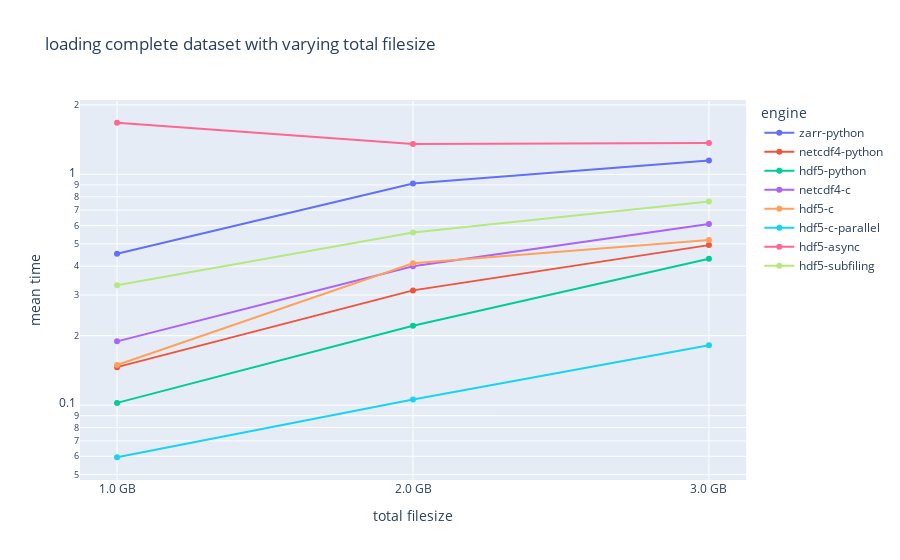
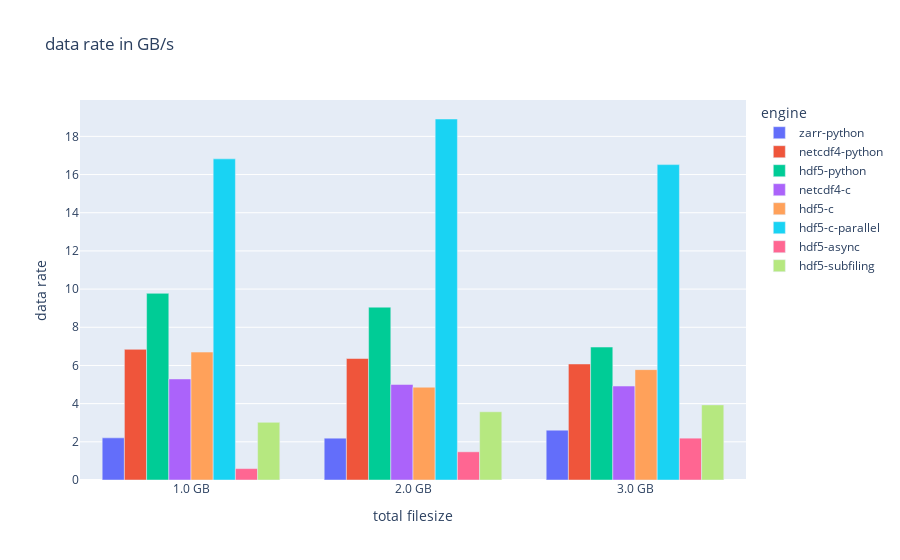
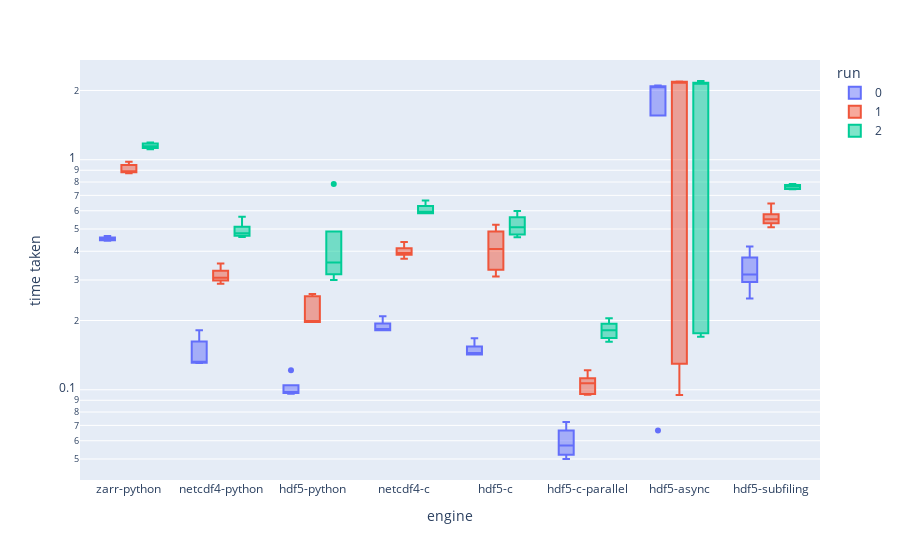
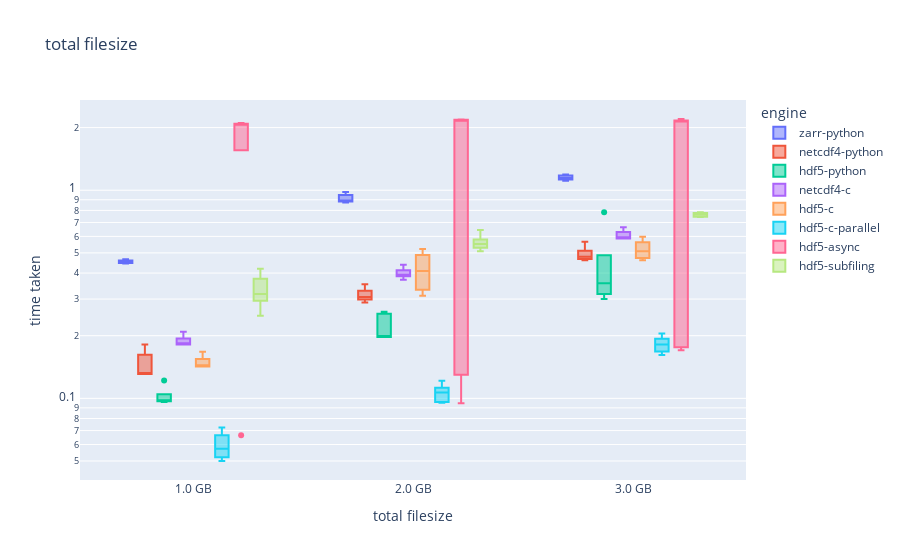

Notebook code for these charts, in order:
### Code cell
import plotly.express as px 
import numpy as np

df = df_bench 


# plot development in time taken by chunksize
filter = df["format"].drop_duplicates(ignore_index=True)
smth = pd.DataFrame()
for format in filter:
    mask = df["format"].values == format
    df_format = df[mask]
    
    mean =  df_format["time taken"].mean()
    str_filesize = df_format["total filesize"].iat[0]
    filesize = float(str_filesize.split()[0])
    unit = f"{str_filesize.split()[1]}/s"

    data_rate = filesize / mean
    
    tmp = pd.DataFrame(data=[{"mean time": mean, "format": format, "engine": df_format["engine"].iat[0], "run": df_format["run"].iat[0], "total filesize": df_format["total filesize"].iat[0], "data rate": data_rate, "unit":unit}])
    smth = pd.concat([smth, tmp], ignore_index=True)

fig = px.line(data_frame=smth, log_y=True, x="total filesize", y="mean time", color="engine", markers=True, hover_data=["format"], title="loading complete dataset with varying total filesize")
fig.show()

unit = smth["unit"].iat[0]
fig = px.bar(data_frame=smth, x="total filesize", y="data rate", color="engine", barmode='group', hover_data=["format"], title=f"data rate in {unit}")
fig.show()

# plot runs by engine
fig = px.box(data_frame=df, log_y=True, x="engine", y="time taken", color="run", hover_data=["format", "filesize per chunk"])
fig.show()

# plot formats by chunksize
fig = px.box(data_frame=df, log_y=True, x="total filesize", y="time taken", color="engine", hover_data=["format", "filesize per chunk"], title="total filesize")
fig.show()

filter = df["engine"].drop_duplicates(ignore_index=True)

for engine in filter:
    
    mask = df["engine"].values == engine
    df_engine = df[mask]
    fig =  fig = px.box(data_frame=df_engine, log_y=True, x="engine", y="time taken", color="total filesize",)
    fig.show()


filter = df["run"].drop_duplicates(ignore_index=True)

fig = px.violin(data_frame=df, log_x=True, x="time taken", y="format", color="engine")
fig.show()

for engine in filter:
    
    mask = df["run"].values == engine
    fig = px.box(data_frame=df[mask], log_y=True, x="engine", y="time taken", color="total filesize", points="all",)
    #fig.show()
    
    fig = px.violin(data_frame=df[mask], log_x=True, x="time taken", y="total filesize", color="engine")
    fig.show()

### Figure 1 — Plotly figure (JSON) as saved in the notebook; plotly's stock layout.template omitted (floating-point values rounded to 4 significant figures)
{"data": [{"customdata": [["zarr-python-[134217728]-[]"], ["zarr-python-[268435456]-[]"], ["zarr-python-[402653184]-[]"]], "hovertemplate": "engine=zarr-python<br>total filesize=%{x}<br>mean time=%{y}<br>format=%{customdata[0]}<extra></extra>", "legendgroup": "zarr-python", "line": {"color": "#636efa", "dash": "solid"}, "marker": {"symbol": "circle"}, "mode": "lines+markers", "name": "zarr-python", "orientation": "v", "showlegend": true, "type": "scatter", "x": ["1.0 GB", "2.0 GB", "3.0 GB"], "xaxis": "x", "y": [0.4529, 0.9131, 1.149], "yaxis": "y"}, {"customdata": [["netcdf4-python-[134217728]-[]"], ["netcdf4-python-[268435456]-[]"], ["netcdf4-python-[402653184]-[]"]], "hovertemplate": "engine=netcdf4-python<br>total filesize=%{x}<br>mean time=%{y}<br>format=%{customdata[0]}<extra></extra>", "legendgroup": "netcdf4-python", "line": {"color": "#EF553B", "dash": "solid"}, "marker": {"symbol": "circle"}, "mode": "lines+markers", "name": "netcdf4-python", "orientation": "v", "showlegend": true, "type": "scatter", "x": ["1.0 GB", "2.0 GB", "3.0 GB"], "xaxis": "x", "y": [0.1461, 0.3142, 0.4936], "yaxis": "y"}, {"customdata": [["hdf5-python-[134217728]-[]"], ["hdf5-python-[268435456]-[]"], ["hdf5-python-[402653184]-[]"]], "hovertemplate": "engine=hdf5-python<br>total filesize=%{x}<br>mean time=%{y}<br>format=%{customdata[0]}<extra></extra>", "legendgroup": "hdf5-python", "line": {"color": "#00cc96", "dash": "solid"}, "marker": {"symbol": "circle"}, "mode": "lines+markers", "name": "hdf5-python", "orientation": "v", "showlegend": true, "type": "scatter", "x": ["1.0 GB", "2.0 GB", "3.0 GB"], "xaxis": "x", "y": [0.1023, 0.2209, 0.4308], "yaxis": "y"}, {"customdata": [["netcdf4-c-134217728-[None, None]"], ["netcdf4-c-268435456-[None, None]"], ["netcdf4-c-402653184-[None, None]"]], "hovertemplate": "engine=netcdf4-c<br>total filesize=%{x}<br>mean time=%{y}<br>format=%{customdata[0]}<extra></extra>", "legendgroup": "netcdf4-c", "line": {"color": "#ab63fa", "dash": "solid"}, "marker": {"symbol": "circle"}, "mode": "lines+markers", "name": "netcdf4-c", "orientation": "v", "showlegend": true, "type": "scatter", "x": ["1.0 GB", "2.0 GB", "3.0 GB"], "xaxis": "x", "y": [0.1889, 0.3997, 0.6096], "yaxis": "y"}, {"customdata": [["hdf5-c-134217728-[None, None]"], ["hdf5-c-268435456-[None, None]"], ["hdf5-c-402653184-[None, None]"]], "hovertemplate": "engine=hdf5-c<br>total filesize=%{x}<br>mean time=%{y}<br>format=%{customdata[0]}<extra></extra>", "legendgroup": "hdf5-c", "line": {"color": "#FFA15A", "dash": "solid"}, "marker": {"symbol": "circle"}, "mode": "lines+markers", "name": "hdf5-c", "orientation": "v", "showlegend": true, "type": "scatter", "x": ["1.0 GB", "2.0 GB", "3.0 GB"], "xaxis": "x", "y": [0.1492, 0.4115, 0.5189], "yaxis": "y"}, {"customdata": [["hdf5-c-parallel134217728-[None, None]"], ["hdf5-c-parallel268435456-[None, None]"], ["hdf5-c-parallel402653184-[None, None]"]], "hovertemplate": "engine=hdf5-c-parallel<br>total filesize=%{x}<br>mean time=%{y}<br>format=%{customdata[0]}<extra></extra>", "legendgroup": "hdf5-c-parallel", "line": {"color": "#19d3f3", "dash": "solid"}, "marker": {"symbol": "circle"}, "mode": "lines+markers", "name": "hdf5-c-parallel", "orientation": "v", "showlegend": true, "type": "scatter", "x": ["1.0 GB", "2.0 GB", "3.0 GB"], "xaxis": "x", "y": [0.05944, 0.1058, 0.1816], "yaxis": "y"}, {"customdata": [["hdf5-async-134217728-[None, None]"], ["hdf5-async-268435456-[None, None]"], ["hdf5-async-402653184-[None, None]"]], "hovertemplate": "engine=hdf5-async<br>total filesize=%{x}<br>mean time=%{y}<br>format=%{customdata[0]}<extra></extra>", "legendgroup": "hdf5-async", "line": {"color": "#FF6692", "dash": "solid"}, "marker": {"symbol": "circle"}, "mode": "lines+markers", "name": "hdf5-async", "orientation": "v", "showlegend": true, "type": "scatter", "x": ["1.0 GB", "2.0 GB", "3.0 GB"], "xaxis": "x", "y": [1.674, 1.355, 1.369], "yaxis": "y"}, {"customdata": [["hdf5-subfiling-134217728-[None, None]"], ["hdf5-subfiling-268435456-[None, None]"], ["hdf5-subfiling-402653184-[None, None]"]], "hovertemplate": "engine=hdf5-subfiling<br>total filesize=%{x}<br>mean time=%{y}<br>format=%{customdata[0]}<extra></extra>", "legendgroup": "hdf5-subfiling", "line": {"color": "#B6E880", "dash": "solid"}, "marker": {"symbol": "circle"}, "mode": "lines+markers", "name": "hdf5-subfiling", "orientation": "v", "showlegend": true, "type": "scatter", "x": ["1.0 GB", "2.0 GB", "3.0 GB"], "xaxis": "x", "y": [0.3311, 0.5596, 0.7624], "yaxis": "y"}], "layout": {"legend": {"title": {"text": "engine"}, "tracegroupgap": 0}, "title": {"text": "loading complete dataset with varying total filesize"}, "xaxis": {"anchor": "y", "domain": [0, 1], "title": {"text": "total filesize"}}, "yaxis": {"anchor": "x", "domain": [0, 1], "title": {"text": "mean time"}, "type": "log"}}}

### Figure 2 — Plotly figure (JSON) as saved in the notebook; plotly's stock layout.template omitted (floating-point values rounded to 4 significant figures)
{"data": [{"alignmentgroup": "True", "customdata": [["zarr-python-[134217728]-[]"], ["zarr-python-[268435456]-[]"], ["zarr-python-[402653184]-[]"]], "hovertemplate": "engine=zarr-python<br>total filesize=%{x}<br>data rate=%{y}<br>format=%{customdata[0]}<extra></extra>", "legendgroup": "zarr-python", "marker": {"color": "#636efa", "pattern": {"shape": ""}}, "name": "zarr-python", "offsetgroup": "zarr-python", "orientation": "v", "showlegend": true, "textposition": "auto", "type": "bar", "x": ["1.0 GB", "2.0 GB", "3.0 GB"], "xaxis": "x", "y": [2.208, 2.19, 2.611], "yaxis": "y"}, {"alignmentgroup": "True", "customdata": [["netcdf4-python-[134217728]-[]"], ["netcdf4-python-[268435456]-[]"], ["netcdf4-python-[402653184]-[]"]], "hovertemplate": "engine=netcdf4-python<br>total filesize=%{x}<br>data rate=%{y}<br>format=%{customdata[0]}<extra></extra>", "legendgroup": "netcdf4-python", "marker": {"color": "#EF553B", "pattern": {"shape": ""}}, "name": "netcdf4-python", "offsetgroup": "netcdf4-python", "orientation": "v", "showlegend": true, "textposition": "auto", "type": "bar", "x": ["1.0 GB", "2.0 GB", "3.0 GB"], "xaxis": "x", "y": [6.845, 6.365, 6.077], "yaxis": "y"}, {"alignmentgroup": "True", "customdata": [["hdf5-python-[134217728]-[]"], ["hdf5-python-[268435456]-[]"], ["hdf5-python-[402653184]-[]"]], "hovertemplate": "engine=hdf5-python<br>total filesize=%{x}<br>data rate=%{y}<br>format=%{customdata[0]}<extra></extra>", "legendgroup": "hdf5-python", "marker": {"color": "#00cc96", "pattern": {"shape": ""}}, "name": "hdf5-python", "offsetgroup": "hdf5-python", "orientation": "v", "showlegend": true, "textposition": "auto", "type": "bar", "x": ["1.0 GB", "2.0 GB", "3.0 GB"], "xaxis": "x", "y": [9.778, 9.053, 6.964], "yaxis": "y"}, {"alignmentgroup": "True", "customdata": [["netcdf4-c-134217728-[None, None]"], ["netcdf4-c-268435456-[None, None]"], ["netcdf4-c-402653184-[None, None]"]], "hovertemplate": "engine=netcdf4-c<br>total filesize=%{x}<br>data rate=%{y}<br>format=%{customdata[0]}<extra></extra>", "legendgroup": "netcdf4-c", "marker": {"color": "#ab63fa", "pattern": {"shape": ""}}, "name": "netcdf4-c", "offsetgroup": "netcdf4-c", "orientation": "v", "showlegend": true, "textposition": "auto", "type": "bar", "x": ["1.0 GB", "2.0 GB", "3.0 GB"], "xaxis": "x", "y": [5.293, 5.004, 4.921], "yaxis": "y"}, {"alignmentgroup": "True", "customdata": [["hdf5-c-134217728-[None, None]"], ["hdf5-c-268435456-[None, None]"], ["hdf5-c-402653184-[None, None]"]], "hovertemplate": "engine=hdf5-c<br>total filesize=%{x}<br>data rate=%{y}<br>format=%{customdata[0]}<extra></extra>", "legendgroup": "hdf5-c", "marker": {"color": "#FFA15A", "pattern": {"shape": ""}}, "name": "hdf5-c", "offsetgroup": "hdf5-c", "orientation": "v", "showlegend": true, "textposition": "auto", "type": "bar", "x": ["1.0 GB", "2.0 GB", "3.0 GB"], "xaxis": "x", "y": [6.7, 4.86, 5.781], "yaxis": "y"}, {"alignmentgroup": "True", "customdata": [["hdf5-c-parallel134217728-[None, None]"], ["hdf5-c-parallel268435456-[None, None]"], ["hdf5-c-parallel402653184-[None, None]"]], "hovertemplate": "engine=hdf5-c-parallel<br>total filesize=%{x}<br>data rate=%{y}<br>format=%{customdata[0]}<extra></extra>", "legendgroup": "hdf5-c-parallel", "marker": {"color": "#19d3f3", "pattern": {"shape": ""}}, "name": "hdf5-c-parallel", "offsetgroup": "hdf5-c-parallel", "orientation": "v", "showlegend": true, "textposition": "auto", "type": "bar", "x": ["1.0 GB", "2.0 GB", "3.0 GB"], "xaxis": "x", "y": [16.82, 18.91, 16.52], "yaxis": "y"}, {"alignmentgroup": "True", "customdata": [["hdf5-async-134217728-[None, None]"], ["hdf5-async-268435456-[None, None]"], ["hdf5-async-402653184-[None, None]"]], "hovertemplate": "engine=hdf5-async<br>total filesize=%{x}<br>data rate=%{y}<br>format=%{customdata[0]}<extra></extra>", "legendgroup": "hdf5-async", "marker": {"color": "#FF6692", "pattern": {"shape": ""}}, "name": "hdf5-async", "offsetgroup": "hdf5-async", "orientation": "v", "showlegend": true, "textposition": "auto", "type": "bar", "x": ["1.0 GB", "2.0 GB", "3.0 GB"], "xaxis": "x", "y": [0.5974, 1.477, 2.191], "yaxis": "y"}, {"alignmentgroup": "True", "customdata": [["hdf5-subfiling-134217728-[None, None]"], ["hdf5-subfiling-268435456-[None, None]"], ["hdf5-subfiling-402653184-[None, None]"]], "hovertemplate": "engine=hdf5-subfiling<br>total filesize=%{x}<br>data rate=%{y}<br>format=%{customdata[0]}<extra></extra>", "legendgroup": "hdf5-subfiling", "marker": {"color": "#B6E880", "pattern": {"shape": ""}}, "name": "hdf5-subfiling", "offsetgroup": "hdf5-subfiling", "orientation": "v", "showlegend": true, "textposition": "auto", "type": "bar", "x": ["1.0 GB", "2.0 GB", "3.0 GB"], "xaxis": "x", "y": [3.021, 3.574, 3.935], "yaxis": "y"}], "layout": {"barmode": "group", "legend": {"title": {"text": "engine"}, "tracegroupgap": 0}, "title": {"text": "data rate in GB/s"}, "xaxis": {"anchor": "y", "domain": [0, 1], "title": {"text": "total filesize"}}, "yaxis": {"anchor": "x", "domain": [0, 1], "title": {"text": "data rate"}}}}

### Figure 3 — Plotly figure (JSON) as saved in the notebook; plotly's stock layout.template omitted (floating-point values rounded to 4 significant figures)
{"data": [{"alignmentgroup": "True", "customdata": [["zarr-python-[134217728]-[]", "None None"], ["zarr-python-[134217728]-[]", "None None"], ["zarr-python-[134217728]-[]", "None None"], ["zarr-python-[134217728]-[]", "None None"], ["zarr-python-[134217728]-[]", "None None"], ["netcdf4-python-[134217728]-[]", "None None"], ["netcdf4-python-[134217728]-[]", "None None"], ["netcdf4-python-[134217728]-[]", "None None"], ["netcdf4-python-[134217728]-[]", "None None"], ["netcdf4-python-[134217728]-[]", "None None"], ["hdf5-python-[134217728]-[]", "None None"], ["hdf5-python-[134217728]-[]", "None None"], ["hdf5-python-[134217728]-[]", "None None"], ["hdf5-python-[134217728]-[]", "None None"], ["hdf5-python-[134217728]-[]", "None None"], ["netcdf4-c-134217728-[None, None]", "None None"], ["netcdf4-c-134217728-[None, None]", "None None"], ["netcdf4-c-134217728-[None, None]", "None None"], ["netcdf4-c-134217728-[None, None]", "None None"], ["netcdf4-c-134217728-[None, None]", "None None"], ["hdf5-c-134217728-[None, None]", "None None"], ["hdf5-c-134217728-[None, None]", "None None"], ["hdf5-c-134217728-[None, None]", "None None"], ["hdf5-c-134217728-[None, None]", "None None"], ["hdf5-c-134217728-[None, None]", "None None"], ["hdf5-c-parallel134217728-[None, None]", "None None"], ["hdf5-c-parallel134217728-[None, None]", "None None"], ["hdf5-c-parallel134217728-[None, None]", "None None"], ["hdf5-c-parallel134217728-[None, None]", "None None"], ["hdf5-c-parallel134217728-[None, None]", "None None"], ["hdf5-async-134217728-[None, None]", "None None"], ["hdf5-async-134217728-[None, None]", "None None"], ["hdf5-async-134217728-[None, None]", "None None"], ["hdf5-async-134217728-[None, None]", "None None"], ["hdf5-async-134217728-[None, None]", "None None"], ["hdf5-subfiling-134217728-[None, None]", "None None"], ["hdf5-subfiling-134217728-[None, None]", "None None"], ["hdf5-subfiling-134217728-[None, None]", "None None"], ["hdf5-subfiling-134217728-[None, None]", "None None"], ["hdf5-subfiling-134217728-[None, None]", "None None"]], "hovertemplate": "run=0<br>engine=%{x}<br>time taken=%{y}<br>format=%{customdata[0]}<br>filesize per chunk=%{customdata[1]}<extra></extra>", "legendgroup": "0", "marker": {"color": "#636efa"}, "name": "0", "notched": false, "offsetgroup": "0", "orientation": "v", "showlegend": true, "type": "box", "x": ["zarr-python", "zarr-python", "zarr-python", "zarr-python", "zarr-python", "netcdf4-python", "netcdf4-python", "netcdf4-python", "netcdf4-python", "netcdf4-python", "hdf5-python", "hdf5-python", "hdf5-python", "hdf5-python", "hdf5-python", "netcdf4-c", "netcdf4-c", "netcdf4-c", "netcdf4-c", "netcdf4-c", "hdf5-c", "hdf5-c", "hdf5-c", "hdf5-c", "hdf5-c", "hdf5-c-parallel", "hdf5-c-parallel", "hdf5-c-parallel", "hdf5-c-parallel", "hdf5-c-parallel", "hdf5-async", "hdf5-async", "hdf5-async", "hdf5-async", "hdf5-async", "hdf5-subfiling", "hdf5-subfiling", "hdf5-subfiling", "hdf5-subfiling", "hdf5-subfiling"], "x0": " ", "xaxis": "x", "y": [0.4657, 0.4476, 0.4572, 0.4441, 0.4498, 0.1812, 0.1558, 0.1317, 0.131, 0.1308, 0.097, 0.1217, 0.09779, 0.09876, 0.09611, 0.1892, 0.2089, 0.1815, 0.1838, 0.1813, 0.15, 0.1675, 0.1444, 0.1422, 0.1422, 0.06456, 0.07246, 0.05, 0.05728, 0.05291, 2.085, 2.102, 2.053, 2.063, 0.06649, 0.317, 0.309, 0.2491, 0.3607, 0.4195], "y0": " ", "yaxis": "y"}, {"alignmentgroup": "True", "customdata": [["zarr-python-[268435456]-[]", "None None"], ["zarr-python-[268435456]-[]", "None None"], ["zarr-python-[268435456]-[]", "None None"], ["zarr-python-[268435456]-[]", "None None"], ["zarr-python-[268435456]-[]", "None None"], ["netcdf4-python-[268435456]-[]", "None None"], ["netcdf4-python-[268435456]-[]", "None None"], ["netcdf4-python-[268435456]-[]", "None None"], ["netcdf4-python-[268435456]-[]", "None None"], ["netcdf4-python-[268435456]-[]", "None None"], ["hdf5-python-[268435456]-[]", "None None"], ["hdf5-python-[268435456]-[]", "None None"], ["hdf5-python-[268435456]-[]", "None None"], ["hdf5-python-[268435456]-[]", "None None"], ["hdf5-python-[268435456]-[]", "None None"], ["netcdf4-c-268435456-[None, None]", "None None"], ["netcdf4-c-268435456-[None, None]", "None None"], ["netcdf4-c-268435456-[None, None]", "None None"], ["netcdf4-c-268435456-[None, None]", "None None"], ["netcdf4-c-268435456-[None, None]", "None None"], ["hdf5-c-268435456-[None, None]", "None None"], ["hdf5-c-268435456-[None, None]", "None None"], ["hdf5-c-268435456-[None, None]", "None None"], ["hdf5-c-268435456-[None, None]", "None None"], ["hdf5-c-268435456-[None, None]", "None None"], ["hdf5-c-parallel268435456-[None, None]", "None None"], ["hdf5-c-parallel268435456-[None, None]", "None None"], ["hdf5-c-parallel268435456-[None, None]", "None None"], ["hdf5-c-parallel268435456-[None, None]", "None None"], ["hdf5-c-parallel268435456-[None, None]", "None None"], ["hdf5-async-268435456-[None, None]", "None None"], ["hdf5-async-268435456-[None, None]", "None None"], ["hdf5-async-268435456-[None, None]", "None None"], ["hdf5-async-268435456-[None, None]", "None None"], ["hdf5-async-268435456-[None, None]", "None None"], ["hdf5-subfiling-268435456-[None, None]", "None None"], ["hdf5-subfiling-268435456-[None, None]", "None None"], ["hdf5-subfiling-268435456-[None, None]", "None None"], ["hdf5-subfiling-268435456-[None, None]", "None None"], ["hdf5-subfiling-268435456-[None, None]", "None None"]], "hovertemplate": "run=1<br>engine=%{x}<br>time taken=%{y}<br>format=%{customdata[0]}<br>filesize per chunk=%{customdata[1]}<extra></extra>", "legendgroup": "1", "marker": {"color": "#EF553B"}, "name": "1", "notched": false, "offsetgroup": "1", "orientation": "v", "showlegend": true, "type": "box", "x": ["zarr-python", "zarr-python", "zarr-python", "zarr-python", "zarr-python", "netcdf4-python", "netcdf4-python", "netcdf4-python", "netcdf4-python", "netcdf4-python", "hdf5-python", "hdf5-python", "hdf5-python", "hdf5-python", "hdf5-python", "netcdf4-c", "netcdf4-c", "netcdf4-c", "netcdf4-c", "netcdf4-c", "hdf5-c", "hdf5-c", "hdf5-c", "hdf5-c", "hdf5-c", "hdf5-c-parallel", "hdf5-c-parallel", "hdf5-c-parallel", "hdf5-c-parallel", "hdf5-c-parallel", "hdf5-async", "hdf5-async", "hdf5-async", "hdf5-async", "hdf5-async", "hdf5-subfiling", "hdf5-subfiling", "hdf5-subfiling", "hdf5-subfiling", "hdf5-subfiling"], "x0": " ", "xaxis": "x", "y": [0.9795, 0.8901, 0.9377, 0.8737, 0.8845, 0.3016, 0.3537, 0.3065, 0.3205, 0.2888, 0.2606, 0.2529, 0.1969, 0.197, 0.1972, 0.3929, 0.3714, 0.3917, 0.4384, 0.404, 0.3108, 0.5217, 0.4767, 0.4093, 0.3392, 0.0962, 0.1067, 0.09514, 0.1215, 0.1092, 2.181, 0.1414, 2.187, 0.09479, 2.168, 0.5514, 0.6446, 0.5357, 0.5086, 0.5578], "y0": " ", "yaxis": "y"}, {"alignmentgroup": "True", "customdata": [["zarr-python-[402653184]-[]", "None None"], ["zarr-python-[402653184]-[]", "None None"], ["zarr-python-[402653184]-[]", "None None"], ["zarr-python-[402653184]-[]", "None None"], ["zarr-python-[402653184]-[]", "None None"], ["netcdf4-python-[402653184]-[]", "None None"], ["netcdf4-python-[402653184]-[]", "None None"], ["netcdf4-python-[402653184]-[]", "None None"], ["netcdf4-python-[402653184]-[]", "None None"], ["netcdf4-python-[402653184]-[]", "None None"], ["hdf5-python-[402653184]-[]", "None None"], ["hdf5-python-[402653184]-[]", "None None"], ["hdf5-python-[402653184]-[]", "None None"], ["hdf5-python-[402653184]-[]", "None None"], ["hdf5-python-[402653184]-[]", "None None"], ["netcdf4-c-402653184-[None, None]", "None None"], ["netcdf4-c-402653184-[None, None]", "None None"], ["netcdf4-c-402653184-[None, None]", "None None"], ["netcdf4-c-402653184-[None, None]", "None None"], ["netcdf4-c-402653184-[None, None]", "None None"], ["hdf5-c-402653184-[None, None]", "None None"], ["hdf5-c-402653184-[None, None]", "None None"], ["hdf5-c-402653184-[None, None]", "None None"], ["hdf5-c-402653184-[None, None]", "None None"], ["hdf5-c-402653184-[None, None]", "None None"], ["hdf5-c-parallel402653184-[None, None]", "None None"], ["hdf5-c-parallel402653184-[None, None]", "None None"], ["hdf5-c-parallel402653184-[None, None]", "None None"], ["hdf5-c-parallel402653184-[None, None]", "None None"], ["hdf5-c-parallel402653184-[None, None]", "None None"], ["hdf5-async-402653184-[None, None]", "None None"], ["hdf5-async-402653184-[None, None]", "None None"], ["hdf5-async-402653184-[None, None]", "None None"], ["hdf5-async-402653184-[None, None]", "None None"], ["hdf5-async-402653184-[None, None]", "None None"], ["hdf5-subfiling-402653184-[None, None]", "None None"], ["hdf5-subfiling-402653184-[None, None]", "None None"], ["hdf5-subfiling-402653184-[None, None]", "None None"], ["hdf5-subfiling-402653184-[None, None]", "None None"], ["hdf5-subfiling-402653184-[None, None]", "None None"]], "hovertemplate": "run=2<br>engine=%{x}<br>time taken=%{y}<br>format=%{customdata[0]}<br>filesize per chunk=%{customdata[1]}<extra></extra>", "legendgroup": "2", "marker": {"color": "#00cc96"}, "name": "2", "notched": false, "offsetgroup": "2", "orientation": "v", "showlegend": true, "type": "box", "x": ["zarr-python", "zarr-python", "zarr-python", "zarr-python", "zarr-python", "netcdf4-python", "netcdf4-python", "netcdf4-python", "netcdf4-python", "netcdf4-python", "hdf5-python", "hdf5-python", "hdf5-python", "hdf5-python", "hdf5-python", "netcdf4-c", "netcdf4-c", "netcdf4-c", "netcdf4-c", "netcdf4-c", "hdf5-c", "hdf5-c", "hdf5-c", "hdf5-c", "hdf5-c", "hdf5-c-parallel", "hdf5-c-parallel", "hdf5-c-parallel", "hdf5-c-parallel", "hdf5-c-parallel", "hdf5-async", "hdf5-async", "hdf5-async", "hdf5-async", "hdf5-async", "hdf5-subfiling", "hdf5-subfiling", "hdf5-subfiling", "hdf5-subfiling", "hdf5-subfiling"], "x0": " ", "xaxis": "x", "y": [1.189, 1.144, 1.111, 1.173, 1.129, 0.4796, 0.5647, 0.4612, 0.4941, 0.4686, 0.7842, 0.3885, 0.3235, 0.3002, 0.3575, 0.5942, 0.6179, 0.6646, 0.586, 0.5854, 0.4771, 0.5983, 0.5497, 0.4603, 0.5091, 0.1618, 0.2048, 0.17, 0.1815, 0.1898, 2.199, 0.1782, 0.1701, 2.146, 2.151, 0.7836, 0.7642, 0.7739, 0.7443, 0.7462], "y0": " ", "yaxis": "y"}], "layout": {"boxmode": "group", "legend": {"title": {"text": "run"}, "tracegroupgap": 0}, "margin": {"t": 60}, "xaxis": {"anchor": "y", "domain": [0, 1], "title": {"text": "engine"}}, "yaxis": {"anchor": "x", "domain": [0, 1], "title": {"text": "time taken"}, "type": "log"}}}

### Figure 4 — Plotly figure (JSON) as saved in the notebook; plotly's stock layout.template omitted (floating-point values rounded to 4 significant figures)
{"data": [{"alignmentgroup": "True", "customdata": [["zarr-python-[134217728]-[]", "None None"], ["zarr-python-[134217728]-[]", "None None"], ["zarr-python-[134217728]-[]", "None None"], ["zarr-python-[134217728]-[]", "None None"], ["zarr-python-[134217728]-[]", "None None"], ["zarr-python-[268435456]-[]", "None None"], ["zarr-python-[268435456]-[]", "None None"], ["zarr-python-[268435456]-[]", "None None"], ["zarr-python-[268435456]-[]", "None None"], ["zarr-python-[268435456]-[]", "None None"], ["zarr-python-[402653184]-[]", "None None"], ["zarr-python-[402653184]-[]", "None None"], ["zarr-python-[402653184]-[]", "None None"], ["zarr-python-[402653184]-[]", "None None"], ["zarr-python-[402653184]-[]", "None None"]], "hovertemplate": "engine=zarr-python<br>total filesize=%{x}<br>time taken=%{y}<br>format=%{customdata[0]}<br>filesize per chunk=%{customdata[1]}<extra></extra>", "legendgroup": "zarr-python", "marker": {"color": "#636efa"}, "name": "zarr-python", "notched": false, "offsetgroup": "zarr-python", "orientation": "v", "showlegend": true, "type": "box", "x": ["1.0 GB", "1.0 GB", "1.0 GB", "1.0 GB", "1.0 GB", "2.0 GB", "2.0 GB", "2.0 GB", "2.0 GB", "2.0 GB", "3.0 GB", "3.0 GB", "3.0 GB", "3.0 GB", "3.0 GB"], "x0": " ", "xaxis": "x", "y": [0.4657, 0.4476, 0.4572, 0.4441, 0.4498, 0.9795, 0.8901, 0.9377, 0.8737, 0.8845, 1.189, 1.144, 1.111, 1.173, 1.129], "y0": " ", "yaxis": "y"}, {"alignmentgroup": "True", "customdata": [["netcdf4-python-[134217728]-[]", "None None"], ["netcdf4-python-[134217728]-[]", "None None"], ["netcdf4-python-[134217728]-[]", "None None"], ["netcdf4-python-[134217728]-[]", "None None"], ["netcdf4-python-[134217728]-[]", "None None"], ["netcdf4-python-[268435456]-[]", "None None"], ["netcdf4-python-[268435456]-[]", "None None"], ["netcdf4-python-[268435456]-[]", "None None"], ["netcdf4-python-[268435456]-[]", "None None"], ["netcdf4-python-[268435456]-[]", "None None"], ["netcdf4-python-[402653184]-[]", "None None"], ["netcdf4-python-[402653184]-[]", "None None"], ["netcdf4-python-[402653184]-[]", "None None"], ["netcdf4-python-[402653184]-[]", "None None"], ["netcdf4-python-[402653184]-[]", "None None"]], "hovertemplate": "engine=netcdf4-python<br>total filesize=%{x}<br>time taken=%{y}<br>format=%{customdata[0]}<br>filesize per chunk=%{customdata[1]}<extra></extra>", "legendgroup": "netcdf4-python", "marker": {"color": "#EF553B"}, "name": "netcdf4-python", "notched": false, "offsetgroup": "netcdf4-python", "orientation": "v", "showlegend": true, "type": "box", "x": ["1.0 GB", "1.0 GB", "1.0 GB", "1.0 GB", "1.0 GB", "2.0 GB", "2.0 GB", "2.0 GB", "2.0 GB", "2.0 GB", "3.0 GB", "3.0 GB", "3.0 GB", "3.0 GB", "3.0 GB"], "x0": " ", "xaxis": "x", "y": [0.1812, 0.1558, 0.1317, 0.131, 0.1308, 0.3016, 0.3537, 0.3065, 0.3205, 0.2888, 0.4796, 0.5647, 0.4612, 0.4941, 0.4686], "y0": " ", "yaxis": "y"}, {"alignmentgroup": "True", "customdata": [["hdf5-python-[134217728]-[]", "None None"], ["hdf5-python-[134217728]-[]", "None None"], ["hdf5-python-[134217728]-[]", "None None"], ["hdf5-python-[134217728]-[]", "None None"], ["hdf5-python-[134217728]-[]", "None None"], ["hdf5-python-[268435456]-[]", "None None"], ["hdf5-python-[268435456]-[]", "None None"], ["hdf5-python-[268435456]-[]", "None None"], ["hdf5-python-[268435456]-[]", "None None"], ["hdf5-python-[268435456]-[]", "None None"], ["hdf5-python-[402653184]-[]", "None None"], ["hdf5-python-[402653184]-[]", "None None"], ["hdf5-python-[402653184]-[]", "None None"], ["hdf5-python-[402653184]-[]", "None None"], ["hdf5-python-[402653184]-[]", "None None"]], "hovertemplate": "engine=hdf5-python<br>total filesize=%{x}<br>time taken=%{y}<br>format=%{customdata[0]}<br>filesize per chunk=%{customdata[1]}<extra></extra>", "legendgroup": "hdf5-python", "marker": {"color": "#00cc96"}, "name": "hdf5-python", "notched": false, "offsetgroup": "hdf5-python", "orientation": "v", "showlegend": true, "type": "box", "x": ["1.0 GB", "1.0 GB", "1.0 GB", "1.0 GB", "1.0 GB", "2.0 GB", "2.0 GB", "2.0 GB", "2.0 GB", "2.0 GB", "3.0 GB", "3.0 GB", "3.0 GB", "3.0 GB", "3.0 GB"], "x0": " ", "xaxis": "x", "y": [0.097, 0.1217, 0.09779, 0.09876, 0.09611, 0.2606, 0.2529, 0.1969, 0.197, 0.1972, 0.7842, 0.3885, 0.3235, 0.3002, 0.3575], "y0": " ", "yaxis": "y"}, {"alignmentgroup": "True", "customdata": [["netcdf4-c-134217728-[None, None]", "None None"], ["netcdf4-c-134217728-[None, None]", "None None"], ["netcdf4-c-134217728-[None, None]", "None None"], ["netcdf4-c-134217728-[None, None]", "None None"], ["netcdf4-c-134217728-[None, None]", "None None"], ["netcdf4-c-268435456-[None, None]", "None None"], ["netcdf4-c-268435456-[None, None]", "None None"], ["netcdf4-c-268435456-[None, None]", "None None"], ["netcdf4-c-268435456-[None, None]", "None None"], ["netcdf4-c-268435456-[None, None]", "None None"], ["netcdf4-c-402653184-[None, None]", "None None"], ["netcdf4-c-402653184-[None, None]", "None None"], ["netcdf4-c-402653184-[None, None]", "None None"], ["netcdf4-c-402653184-[None, None]", "None None"], ["netcdf4-c-402653184-[None, None]", "None None"]], "hovertemplate": "engine=netcdf4-c<br>total filesize=%{x}<br>time taken=%{y}<br>format=%{customdata[0]}<br>filesize per chunk=%{customdata[1]}<extra></extra>", "legendgroup": "netcdf4-c", "marker": {"color": "#ab63fa"}, "name": "netcdf4-c", "notched": false, "offsetgroup": "netcdf4-c", "orientation": "v", "showlegend": true, "type": "box", "x": ["1.0 GB", "1.0 GB", "1.0 GB", "1.0 GB", "1.0 GB", "2.0 GB", "2.0 GB", "2.0 GB", "2.0 GB", "2.0 GB", "3.0 GB", "3.0 GB", "3.0 GB", "3.0 GB", "3.0 GB"], "x0": " ", "xaxis": "x", "y": [0.1892, 0.2089, 0.1815, 0.1838, 0.1813, 0.3929, 0.3714, 0.3917, 0.4384, 0.404, 0.5942, 0.6179, 0.6646, 0.586, 0.5854], "y0": " ", "yaxis": "y"}, {"alignmentgroup": "True", "customdata": [["hdf5-c-134217728-[None, None]", "None None"], ["hdf5-c-134217728-[None, None]", "None None"], ["hdf5-c-134217728-[None, None]", "None None"], ["hdf5-c-134217728-[None, None]", "None None"], ["hdf5-c-134217728-[None, None]", "None None"], ["hdf5-c-268435456-[None, None]", "None None"], ["hdf5-c-268435456-[None, None]", "None None"], ["hdf5-c-268435456-[None, None]", "None None"], ["hdf5-c-268435456-[None, None]", "None None"], ["hdf5-c-268435456-[None, None]", "None None"], ["hdf5-c-402653184-[None, None]", "None None"], ["hdf5-c-402653184-[None, None]", "None None"], ["hdf5-c-402653184-[None, None]", "None None"], ["hdf5-c-402653184-[None, None]", "None None"], ["hdf5-c-402653184-[None, None]", "None None"]], "hovertemplate": "engine=hdf5-c<br>total filesize=%{x}<br>time taken=%{y}<br>format=%{customdata[0]}<br>filesize per chunk=%{customdata[1]}<extra></extra>", "legendgroup": "hdf5-c", "marker": {"color": "#FFA15A"}, "name": "hdf5-c", "notched": false, "offsetgroup": "hdf5-c", "orientation": "v", "showlegend": true, "type": "box", "x": ["1.0 GB", "1.0 GB", "1.0 GB", "1.0 GB", "1.0 GB", "2.0 GB", "2.0 GB", "2.0 GB", "2.0 GB", "2.0 GB", "3.0 GB", "3.0 GB", "3.0 GB", "3.0 GB", "3.0 GB"], "x0": " ", "xaxis": "x", "y": [0.15, 0.1675, 0.1444, 0.1422, 0.1422, 0.3108, 0.5217, 0.4767, 0.4093, 0.3392, 0.4771, 0.5983, 0.5497, 0.4603, 0.5091], "y0": " ", "yaxis": "y"}, {"alignmentgroup": "True", "customdata": [["hdf5-c-parallel134217728-[None, None]", "None None"], ["hdf5-c-parallel134217728-[None, None]", "None None"], ["hdf5-c-parallel134217728-[None, None]", "None None"], ["hdf5-c-parallel134217728-[None, None]", "None None"], ["hdf5-c-parallel134217728-[None, None]", "None None"], ["hdf5-c-parallel268435456-[None, None]", "None None"], ["hdf5-c-parallel268435456-[None, None]", "None None"], ["hdf5-c-parallel268435456-[None, None]", "None None"], ["hdf5-c-parallel268435456-[None, None]", "None None"], ["hdf5-c-parallel268435456-[None, None]", "None None"], ["hdf5-c-parallel402653184-[None, None]", "None None"], ["hdf5-c-parallel402653184-[None, None]", "None None"], ["hdf5-c-parallel402653184-[None, None]", "None None"], ["hdf5-c-parallel402653184-[None, None]", "None None"], ["hdf5-c-parallel402653184-[None, None]", "None None"]], "hovertemplate": "engine=hdf5-c-parallel<br>total filesize=%{x}<br>time taken=%{y}<br>format=%{customdata[0]}<br>filesize per chunk=%{customdata[1]}<extra></extra>", "legendgroup": "hdf5-c-parallel", "marker": {"color": "#19d3f3"}, "name": "hdf5-c-parallel", "notched": false, "offsetgroup": "hdf5-c-parallel", "orientation": "v", "showlegend": true, "type": "box", "x": ["1.0 GB", "1.0 GB", "1.0 GB", "1.0 GB", "1.0 GB", "2.0 GB", "2.0 GB", "2.0 GB", "2.0 GB", "2.0 GB", "3.0 GB", "3.0 GB", "3.0 GB", "3.0 GB", "3.0 GB"], "x0": " ", "xaxis": "x", "y": [0.06456, 0.07246, 0.05, 0.05728, 0.05291, 0.0962, 0.1067, 0.09514, 0.1215, 0.1092, 0.1618, 0.2048, 0.17, 0.1815, 0.1898], "y0": " ", "yaxis": "y"}, {"alignmentgroup": "True", "customdata": [["hdf5-async-134217728-[None, None]", "None None"], ["hdf5-async-134217728-[None, None]", "None None"], ["hdf5-async-134217728-[None, None]", "None None"], ["hdf5-async-134217728-[None, None]", "None None"], ["hdf5-async-134217728-[None, None]", "None None"], ["hdf5-async-268435456-[None, None]", "None None"], ["hdf5-async-268435456-[None, None]", "None None"], ["hdf5-async-268435456-[None, None]", "None None"], ["hdf5-async-268435456-[None, None]", "None None"], ["hdf5-async-268435456-[None, None]", "None None"], ["hdf5-async-402653184-[None, None]", "None None"], ["hdf5-async-402653184-[None, None]", "None None"], ["hdf5-async-402653184-[None, None]", "None None"], ["hdf5-async-402653184-[None, None]", "None None"], ["hdf5-async-402653184-[None, None]", "None None"]], "hovertemplate": "engine=hdf5-async<br>total filesize=%{x}<br>time taken=%{y}<br>format=%{customdata[0]}<br>filesize per chunk=%{customdata[1]}<extra></extra>", "legendgroup": "hdf5-async", "marker": {"color": "#FF6692"}, "name": "hdf5-async", "notched": false, "offsetgroup": "hdf5-async", "orientation": "v", "showlegend": true, "type": "box", "x": ["1.0 GB", "1.0 GB", "1.0 GB", "1.0 GB", "1.0 GB", "2.0 GB", "2.0 GB", "2.0 GB", "2.0 GB", "2.0 GB", "3.0 GB", "3.0 GB", "3.0 GB", "3.0 GB", "3.0 GB"], "x0": " ", "xaxis": "x", "y": [2.085, 2.102, 2.053, 2.063, 0.06649, 2.181, 0.1414, 2.187, 0.09479, 2.168, 2.199, 0.1782, 0.1701, 2.146, 2.151], "y0": " ", "yaxis": "y"}, {"alignmentgroup": "True", "customdata": [["hdf5-subfiling-134217728-[None, None]", "None None"], ["hdf5-subfiling-134217728-[None, None]", "None None"], ["hdf5-subfiling-134217728-[None, None]", "None None"], ["hdf5-subfiling-134217728-[None, None]", "None None"], ["hdf5-subfiling-134217728-[None, None]", "None None"], ["hdf5-subfiling-268435456-[None, None]", "None None"], ["hdf5-subfiling-268435456-[None, None]", "None None"], ["hdf5-subfiling-268435456-[None, None]", "None None"], ["hdf5-subfiling-268435456-[None, None]", "None None"], ["hdf5-subfiling-268435456-[None, None]", "None None"], ["hdf5-subfiling-402653184-[None, None]", "None None"], ["hdf5-subfiling-402653184-[None, None]", "None None"], ["hdf5-subfiling-402653184-[None, None]", "None None"], ["hdf5-subfiling-402653184-[None, None]", "None None"], ["hdf5-subfiling-402653184-[None, None]", "None None"]], "hovertemplate": "engine=hdf5-subfiling<br>total filesize=%{x}<br>time taken=%{y}<br>format=%{customdata[0]}<br>filesize per chunk=%{customdata[1]}<extra></extra>", "legendgroup": "hdf5-subfiling", "marker": {"color": "#B6E880"}, "name": "hdf5-subfiling", "notched": false, "offsetgroup": "hdf5-subfiling", "orientation": "v", "showlegend": true, "type": "box", "x": ["1.0 GB", "1.0 GB", "1.0 GB", "1.0 GB", "1.0 GB", "2.0 GB", "2.0 GB", "2.0 GB", "2.0 GB", "2.0 GB", "3.0 GB", "3.0 GB", "3.0 GB", "3.0 GB", "3.0 GB"], "x0": " ", "xaxis": "x", "y": [0.317, 0.309, 0.2491, 0.3607, 0.4195, 0.5514, 0.6446, 0.5357, 0.5086, 0.5578, 0.7836, 0.7642, 0.7739, 0.7443, 0.7462], "y0": " ", "yaxis": "y"}], "layout": {"boxmode": "group", "legend": {"title": {"text": "engine"}, "tracegroupgap": 0}, "title": {"text": "total filesize"}, "xaxis": {"anchor": "y", "domain": [0, 1], "title": {"text": "total filesize"}}, "yaxis": {"anchor": "x", "domain": [0, 1], "title": {"text": "time taken"}, "type": "log"}}}
